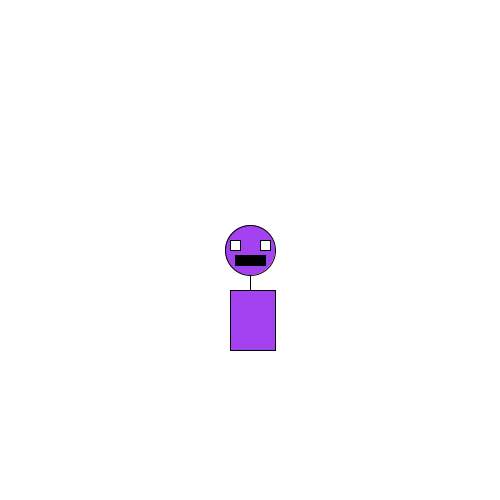
Frame 1 (no input)
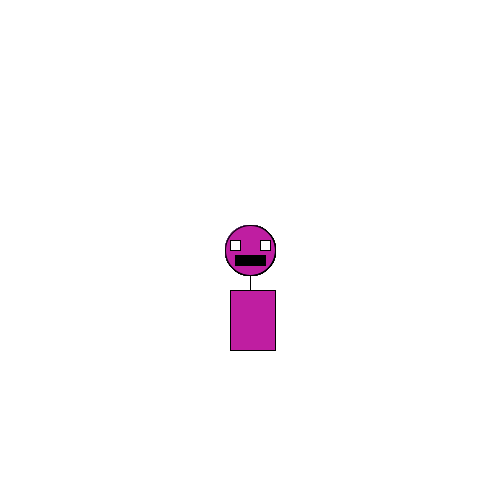
Frame 60 (the mouse pressed at the canvas centre just before this capture)
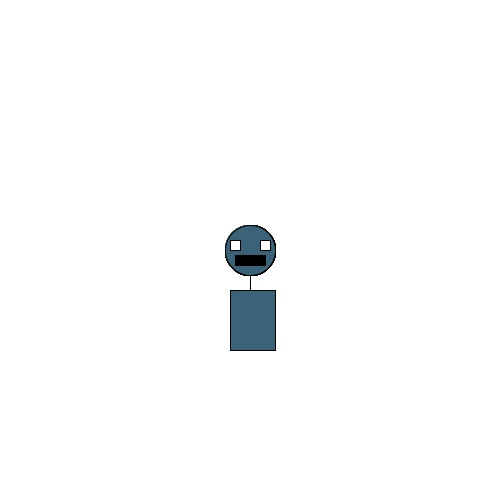
Frame 120 (the mouse held since frame 60 and released just before this capture)

The Processing sketch that drew these frames (run headless with seeded random() and noise(); from frame 60 on, the mouse is pressed at the canvas centre):

// Processing sketch: processing_30984
// ── processing_30984.pde

 void setup() {
     size(500,500);
     background(color(255,255,255));
}
     

void draw() {
  fill(random(255),random(255),random(255));
  ellipse(250,250,50,50);
  rect(230,290,45,60);
  line(250,275,250,290);
  fill(255,255,255);
  rect(230,240,10,10);
  rect(260,240,10,10);
  fill(0,0,0);
  rect(235,255,30,10);
  }
